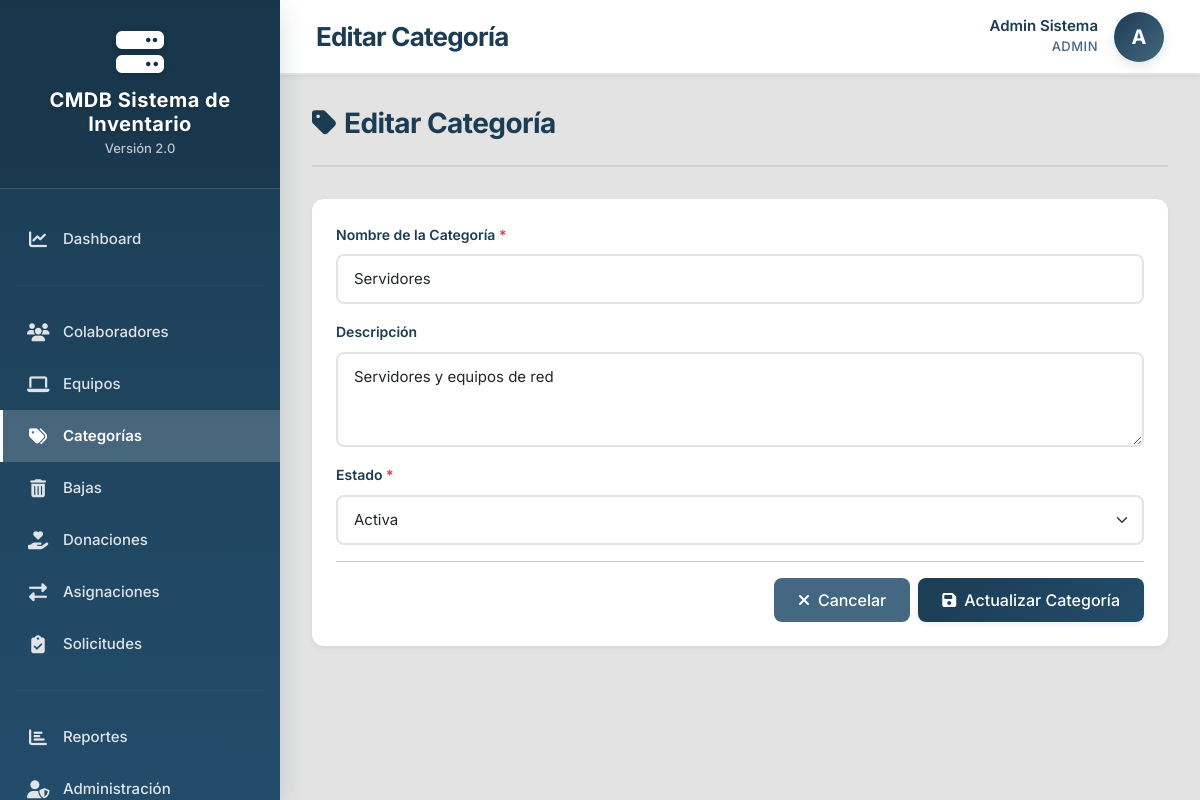
Page /public/index.php?route=categorias&action=editar&id=3 (signed in) on the earlier database version.
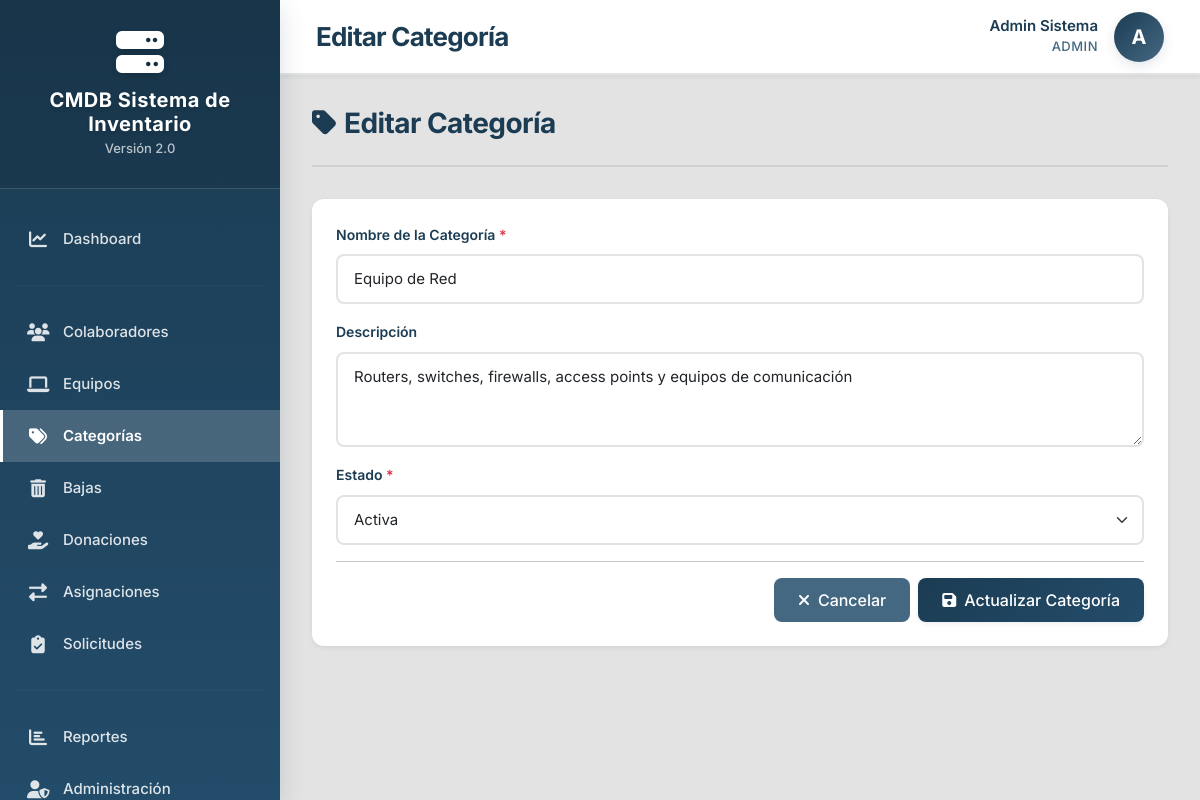
Same page on the later database version.
### tables this page shows
CREATE TABLE IF NOT EXISTS `categorias` (
  `id` int NOT NULL AUTO_INCREMENT,
  `nombre` varchar(100) NOT NULL,
  `descripcion` text,
  `estado` enum('activa','inactiva') NOT NULL DEFAULT 'activa',
  `created_at` timestamp NULL DEFAULT CURRENT_TIMESTAMP,
  `updated_at` timestamp NULL DEFAULT CURRENT_TIMESTAMP ON UPDATE CURRENT_TIMESTAMP,
  PRIMARY KEY (`id`),
  UNIQUE KEY `nombre` (`nombre`),
  KEY `idx_nombre` (`nombre`),
  KEY `idx_estado` (`estado`)
);

### src/Controllers/CategoriaController.php (called while the page is built, shortened)
<?php
class CategoriaController extends BaseController
{
    private $categoriaModel;
    public function __construct() {
        $this->categoriaModel = new Categoria();
    }
    public function editar() {
        $id = $_GET['id'] ?? null;
        $categoria = $this->categoriaModel->find($id);
        $this->render('Views/categorias/editar.php', [
            'pageTitle' => 'Editar Categoría',
            'categoria' => $categoria
        ]);
    }
}

### public/index.php (called while the page is built, shortened)
<?php
require_once '../src/Core/helpers.php';
require_once '../config/database.php';
try {
    $action = $_GET['action'] ?? 'index';
    $controller = new $controllerClass();
    $controller->$action();
} catch (Throwable $e) {
    if ($e->getCode() === 404) {
        http_response_code(404);
        echo "<h1>404 - Página no encontrada</h1>";
        echo "<p>" . htmlspecialchars($e->getMessage()) . "</p>";
    } else {
        handleException($e);
    }
    exit;
}

### src/Core/Database.php (called while the page is built, shortened)
<?php
class Database
{
    private static $instance = null;
    private $connection;
    private function __construct() {
        try {
            $dsn = 'mysql:host=' . DB_HOST . ';dbname=' . DB_NAME . ';charset=' . DB_CHARSET;
            $this->connection = new PDO($dsn, DB_USER, DB_PASS, [
                PDO::ATTR_ERRMODE => PDO::ERRMODE_EXCEPTION,
                PDO::ATTR_DEFAULT_FETCH_MODE => PDO::FETCH_ASSOC,
                PDO::ATTR_EMULATE_PREPARES => false,
            ]);
        } catch (PDOException $e) {
            throw new \Exception("Error de conexión a la base de datos: " . $e->getMessage());
        }
    }
    public static function getInstance() {
        if (self::$instance === null) {
            self::$instance = new self();
        }
        return self::$instance;
    }
    public function getConnection() {
        return $this->connection;
    }
}

### src/Models/Model.php (called while the page is built, shortened)
<?php
class Model
{
    protected $db;
    protected $table;
    protected $primaryKey = 'id';
    public function __construct() {
        $this->db = Database::getInstance()->getConnection();
    }
    public function find($id) {
        $stmt = $this->db->prepare("SELECT * FROM {$this->table} WHERE {$this->primaryKey} = ?");
        $stmt->execute([$id]);
        return $stmt->fetch();
    }
}

### src/Core/helpers.php (called while the page is built, shortened)
<?php
function e($string) {
    return htmlspecialchars($string ?? '', ENT_QUOTES, 'UTF-8');
}

### src/Views/categorias/editar.php (the view, shortened to what this page needs)
<div class="page-header">
    <h2><i class="fas fa-tag me-2"></i>Editar Categoría</h2>
</div>
<div class="card">
    <div class="card-body">
        <form method="POST" action="index.php?route=categorias&action=actualizar">
            <div class="mb-3">
                <label for="nombre" class="form-label">Nombre de la Categoría <span class="text-danger">*</span></label>
                <input type="text"
                       class="form-control"
                       id="nombre"
                       name="nombre"
                       value="<?= e($categoria['nombre']) ?>"
                       required
                       maxlength="100">
            </div>
            <div class="mb-3">
                <label for="descripcion" class="form-label">Descripción</label>
                <textarea class="form-control"
                          id="descripcion"
                          name="descripcion"
                          rows="3"><?= e($categoria['descripcion'] ?? '') ?></textarea>
            </div>
            <div class="mb-3">
                <label for="estado" class="form-label">Estado <span class="text-danger">*</span></label>
                <select class="form-select" id="estado" name="estado" required>
                    <option value="activa" <?= $categoria['estado'] === 'activa' ? 'selected' : '' ?>>Activa</option>
                </select>
            </div>
            <hr>
            <div class="d-flex justify-content-end gap-2">
                <a href="index.php?route=categorias" class="btn btn-secondary">
                    <i class="fas fa-times me-2"></i>Cancelar
                </a>
                <button type="submit" class="btn btn-primary">
                    <i class="fas fa-save me-2"></i>Actualizar Categoría
                </button>
            </div>
        </form>
    </div>
</div>

Differences in the rows shown:
changed categorias "Activa": nombre "Servidores" → "Equipo de Red"; descripcion "Servidores y equipos de red" → "Routers, switches, firewalls, access points y equipos de comunicación"
